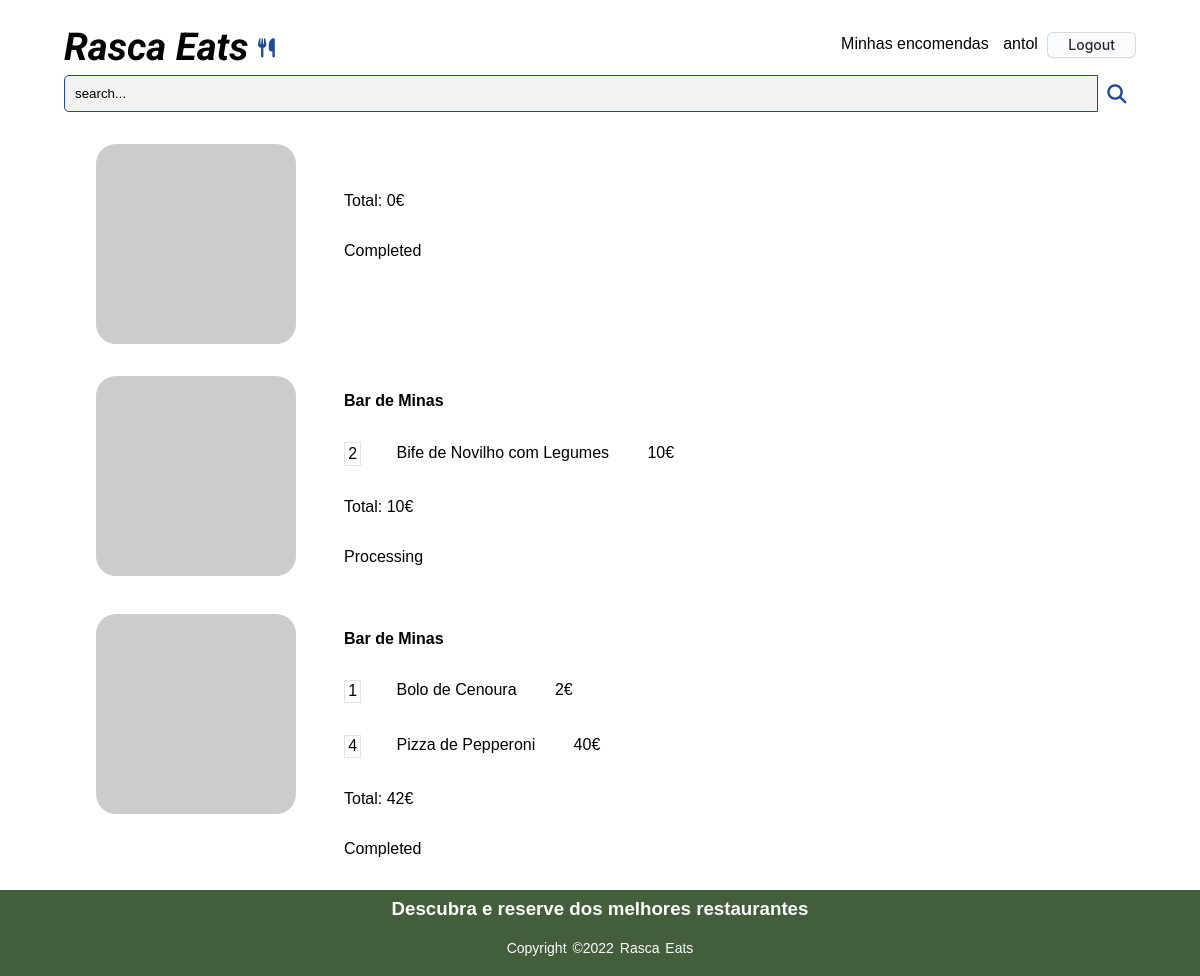
Before: /orders.php (signed in) with the older database file.
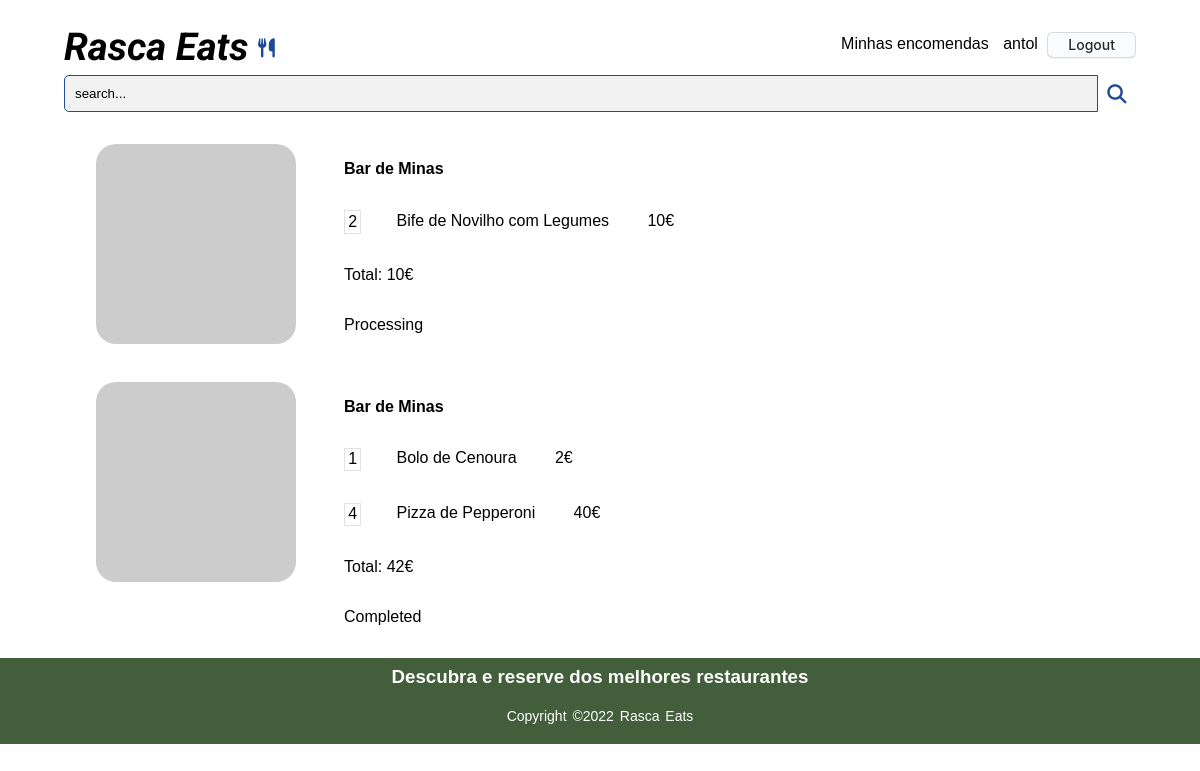
After: the same page with the newer database file.
### tables this page shows
CREATE TABLE Request(
    requestId integer PRIMARY KEY,
    clientId integer,
    state varchar,
    CONSTRAINT fk_clientId FOREIGN KEY (clientId)
        REFERENCES Client(clientId) 
        ON DELETE CASCADE
        ON UPDATE CASCADE
);

CREATE TABLE Currentrequest(
    dishId integer,
    requestId integer,
    quantidade integer,
    CONSTRAINT fk_dishId FOREIGN KEY (dishId)
        REFERENCES Dish(dishId) 
        ON DELETE CASCADE
        ON UPDATE CASCADE,
    CONSTRAINT fk_requestId FOREIGN KEY (requestId)
        REFERENCES request(requestId) 
        ON DELETE CASCADE
        ON UPDATE CASCADE,
    PRIMARY KEY(requestId, dishId)
);

CREATE TABLE Restaurant(
    restaurantId integer PRIMARY KEY,
    restaurantName varchar NOT NULL,
    adress varchar NOT NULL,
    category varchar NOT NULL,
    phoneNumber integer NOT NULL,
    rating real,
    ownerId integer,
    CONSTRAINT fk_clientId FOREIGN KEY (ownerId)
        REFERENCES Client(clientId)
        ON DELETE CASCADE
        ON UPDATE CASCADE
);

CREATE TABLE Dish(
    dishId integer PRIMARY KEY,
    restaurantId integer,
    dishName varchar,
    price real,
    category varchar,
    CONSTRAINT fk_restaurantId FOREIGN KEY (restaurantId)
        REFERENCES Restaurant(restaurantId) 
        ON DELETE CASCADE
        ON UPDATE CASCADE
);

### sql/sql_orders.php (the view)
<?php
    function get_orders($db){
        $stmt = $db->prepare('SELECT * FROM Request WHERE clientId = ? ORDER BY requestId DESC');
        $stmt->execute(array($_SESSION['id']));
        return $stmt->fetchAll();
    }
    function get_current_request($db, $requestId){
        $stmt = $db->prepare('SELECT * FROM CurrentRequest WHERE requestId = ?');
        $stmt->execute(array($requestId));
        return $stmt->fetchAll();
    }
    function get_dish($db, $dishId){
        $stmt = $db->prepare('SELECT * FROM Dish WHERE dishId = ?');
        $stmt->execute(array($dishId));
        return $stmt->fetch();
    }
    function get_restaurantName($db, $dishId){
        $stmt = $db->prepare('SELECT restaurantName FROM Restaurant JOIN Dish using(restaurantId) WHERE dishId = ?');
        $stmt->execute(array($dishId));
        return $stmt->fetch();
    }
    function output_orders($db){
        $orders = get_orders($db);
        foreach($orders as $order){
            $total = 0.0;
            $current_request = get_current_request($db, $order['requestId']);
            $restaurantName = get_restaurantName($db, $current_request[0]['dishId'])['restaurantName'];
             ?>
            <article id = "order">
                <img src="https://picsum.photos/200/200?<?=$restaurantName?>">
                <article id = "description">
                <p><?=$restaurantName?></p>
                <?php
            foreach($current_request as $dish){
                $d = get_dish($db, $dish['dishId']);
                $total += $d['price'] * $dish['quantidade']; ?>
                    <div id="dish">
                    <p> <?=$dish['quantidade']?> </p>
                    <p><?=$d['dishName']?></p>
                    <p><?=$d['price'] * $dish['quantidade']?></p> </div>
<?php       }  ?> <p>Total: <?=$total?></p>
                  <p><?=$order['state']?></p></article>
            </article> <?php
        }
    }
?>

### orders.php (shortened to what this page needs)
<?php
    require_once('sql/connection.php');
    require_once('templates/common.php');
    require_once('sql/sql_orders.php');
    $db = getDatabaseConnection();
    $db->setAttribute(PDO::ATTR_DEFAULT_FETCH_MODE, PDO::FETCH_ASSOC);
?>
<!DOCTYPE html>
<html lang="en">
<head>
    <link rel="stylesheet" href="css/style.css">
    <link rel="stylesheet" href="css/restaurant.css">
    <link rel="stylesheet" href="css/comments.css">
    <link rel="stylesheet" href="css/dishes.css">
    <link rel="stylesheet" href="css/orders.css">
</head>
<body>
<?php output_header();
output_orders($db);
output_footer();
?>
</body>
</html>

### templates/common.php (shortened to what this page needs)
<?php function drawLogoutForm(string $name) { ?>
  <form action="actionlogout.php" method="post" class="logout">
    <a href="orders.php">Minhas encomendas</a>
    <a href="profilePage.php"><?=$name?></a>
    <button class="button-4" role="button">Logout</button>
  </form>
<?php } ?>
<?php function output_header(){ ?>
  <header>
        <h1><a href="frontPage.php">Rasca Eats</a></h1>
        <i class="fa-solid fa-utensils" id="utensils"></i>
        <div class = "l" id="loginForm">
            <?php
            if (isset($_SESSION['id'])){
                    drawLogoutForm($_SESSION['name'])?>
<?php            }
            else{ ?>
                    <div class="login">
                        <a href="login_register.php">Login | Register</a>
                    </div>
<?php       }
                ?>
        </div>
        <div class="search">
            <input type="text" id="searchrestaurant" class="searchInput" name="search" placeholder="search...">
            <i class="fa-solid fa-magnifying-glass" id="magnifyingGlass"></i>
        </div>
    </header>
<?php } ?>
<?php function output_footer(){ ?>
  <footer>
        <div class="footer-content">
            <h3>Descubra e reserve dos melhores restaurantes</h3>
        </div>
        <div class="footer-bottom">
            <p>copyright &copy;2022 Rasca Eats</p>
        </div>
    </footer>
<?php } ?>

### css/style.css (style rules this page uses)
* { margin: 0; padding: 0; font-family:sans-serif; }
header { padding: 1em; display: grid; grid-template-columns: 12em 3em auto; padding-top: 1.5em; padding-left: 4em; padding-right: 4em; }
header h1 { grid-column: 1; grid-row: 1/1; padding-bottom: 0.2em; }
#utensils { grid-column: 2; grid-row: 1; text-align: left; padding-top: 0.8em; font-size: larger; padding-left: 0.1em; color:rgb(32, 74, 150) }
header h1 a { text-decoration: none; color: black; font-family: 'Roboto', sans-serif; font-size: larger; font-style: italic; }
#loginForm { grid-column: 3; grid-row: 1; display: block; text-align: right; padding-top: 0.4em; }
header form { grid-column: 1/4; grid-row: 2; }
.search { width: 100%; display: inline-flex; grid-column-start: 1; grid-column-end: 4; }
.searchInput { flex-grow: 1; padding: 10px; outline: none; border: 1px solid rgb(32, 74, 150); border-radius: 5px 0 0 5px; background: rgb(242, 242, 242); }
.searchInput::placeholder { color:rgb(0, 0, 0) }
#magnifyingGlass { width: 2em; color: rgb(32, 74, 150); outline: none; border: none; display: flex; justify-content: center; border-radius: 0 5px 5px 0; padding-bottom: 0.1em; font-size: larger; padding-top: 0.5em; }
footer { background-color: #425e3a; font-family: 'Gill Sans', 'Gill Sans MT', Calibri, 'Trebuchet MS', sans-serif; padding-top: 0.5em; color: #fff; z-index: 3; }
.footer-content { display: flex; align-items: center; justify-content: center; flex-direction: column; }
.footer-content h3 { font-family: Verdana, Geneva, Tahoma, sans-serif; }
.footer-bottom { background: transparent; padding: 20px 0; text-align: center; }
.footer-bottom p { font-size: 14px; word-spacing: 2px; text-transform: capitalize; }
.button-4 { appearance: none; background-color: #FAFBFC; border: 1px solid rgba(27, 31, 35, 0.15); border-radius: 6px; box-shadow: rgba(27, 31, 35, 0.04) 0 1px 0, rgba(255, 255, 255, 0.25) 0 1px 0 inset; box-sizing: border-box; color: #24292E; cursor: pointer; display: inline-block; font-family: -apple-system, system-ui, "Segoe UI", Helvetica, Arial, sans-serif, "Apple Color Emoji", "Segoe UI Emoji"; font-size: 14px; font-weight: 500; line-height: 20px; list-style: none; padding: 2px 20px; position: relative; transition: background-color 0.2s cubic-bezier(0.3, 0, 0.5, 1); user-select: none; -webkit-user-select: none; touch-action: manipulation; vertical-align: middle; white-space: nowrap; word-wrap: break-word; }
.button-4:before { display: none; }
.logout > a { background-image: linear-gradient( to right, #54b3d6, #54b3d6 50%, #000 50% ); background-size: 200% 100%; background-position: -100%; display: inline-block; padding: 5px 5px; position: relative; -webkit-background-clip: text; background-clip: text; -webkit-text-fill-color: transparent; transition: all 0.3s ease-in-out; }
.logout > a:before { content: ''; background: #54b3d6; display: block; position: absolute; bottom: -3px; left: 0; width: 0; height: 3px; transition: all 0.3s ease-in-out; }

### css/restaurant.css (style rules this page uses)
body { display: grid; }
header { grid-column: 1/6; grid-row:1/1; }
footer { grid-column: 1/6; grid-row:5/5; }
.button-4 { appearance: none; background-color: #FAFBFC; border: 1px solid rgba(27, 31, 35, 0.15); border-radius: 6px; box-shadow: rgba(27, 31, 35, 0.04) 0 1px 0, rgba(255, 255, 255, 0.25) 0 1px 0 inset; box-sizing: border-box; color: #24292E; cursor: pointer; display: inline-block; font-family: -apple-system, system-ui, "Segoe UI", Helvetica, Arial, sans-serif, "Apple Color Emoji", "Segoe UI Emoji"; font-size: 14px; font-weight: 500; line-height: 20px; list-style: none; padding: 2px 20px; position: relative; transition: background-color 0.2s cubic-bezier(0.3, 0, 0.5, 1); user-select: none; -webkit-user-select: none; touch-action: manipulation; vertical-align: middle; white-space: nowrap; word-wrap: break-word; }
.button-4:before { display: none; }
.logout > a { background-image: linear-gradient( to right, #54b3d6, #54b3d6 50%, #000 50% ); background-size: 200% 100%; background-position: -100%; display: inline-block; padding: 5px 5px; position: relative; -webkit-background-clip: text; background-clip: text; -webkit-text-fill-color: transparent; transition: all 0.3s ease-in-out; }
.logout > a:before { content: ''; background: #54b3d6; display: block; position: absolute; bottom: -3px; left: 0; width: 0; height: 3px; transition: all 0.3s ease-in-out; }

Changed rows visible on the page:
removed request: total "0", state "Completed"
